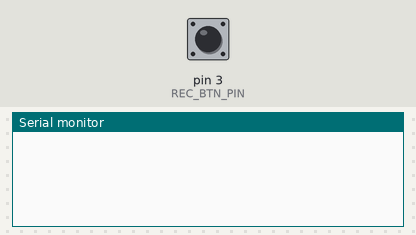
The sketch below on a simulated Arduino Uno, built with avr-gcc and run on an emulated ATmega328P. On the bench: the last lines printed to the serial monitor. The test bench sets the inputs (shaded band); at power-on: pin 3 (REC_BTN_PIN) LOW.

Above: at 1.2 s.
1.3 s: pin 3 (REC_BTN_PIN) pulled HIGH for 0.15 s
At 1.43 s:
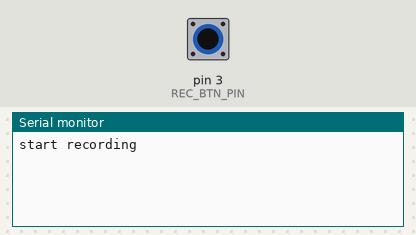
At 2.4 s:
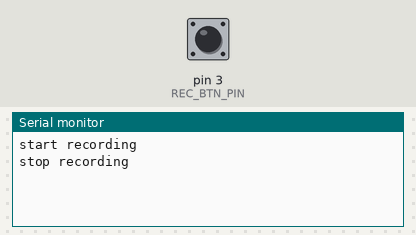

Measured:
- after the input at 1.3 s, the serial monitor: prints a new line at once (image 1)

The sketch:

test_record_button.ino
```cpp
#include <Bounce2.h>

const byte REC_BTN_PIN = 3;
Bounce REC_BTN_debounder = Bounce();
bool isRecBtnPressed = 0;

void setup() {
  Serial.begin(9600);
init_record_button();
}

// the loop routine runs over and over again forever:
void loop() {
  read_record_Button();
}

void read_record_Button() {
  REC_BTN_debounder.update();
  if ( REC_BTN_debounder.rose() ) {
    isRecBtnPressed = true;
    Serial.println("start recording");
  } else if ( REC_BTN_debounder.fell() ) {
    isRecBtnPressed = false;
    Serial.println("stop recording");
  }
}

void init_record_button() {
  pinMode(REC_BTN_PIN, INPUT);
  REC_BTN_debounder.attach(REC_BTN_PIN);
  REC_BTN_debounder.interval(5);
}
```
